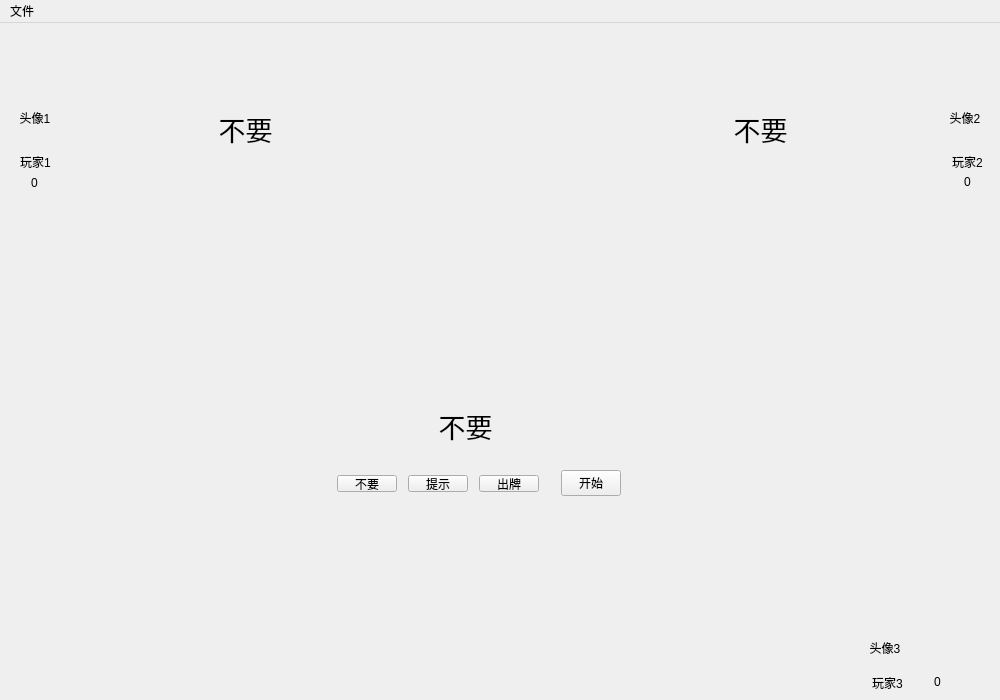
<?xml version="1.0" encoding="UTF-8"?>
<ui version="4.0">
 <class>MainWindow</class>
 <widget class="QMainWindow" name="MainWindow">
  <property name="geometry">
   <rect>
    <x>0</x>
    <y>0</y>
    <width>1000</width>
    <height>700</height>
   </rect>
  </property>
  <property name="windowTitle">
   <string>海天鹰斗地主</string>
  </property>
  <property name="windowIcon">
   <iconset resource="res.qrc">
    <normaloff>:/icons/icon.jpg</normaloff>:/icons/icon.jpg</iconset>
  </property>
  <widget class="QWidget" name="centralWidget">
   <widget class="QLabel" name="label_avatar1">
    <property name="geometry">
     <rect>
      <x>10</x>
      <y>70</y>
      <width>50</width>
      <height>50</height>
     </rect>
    </property>
    <property name="text">
     <string>头像1</string>
    </property>
    <property name="alignment">
     <set>Qt::AlignCenter</set>
    </property>
   </widget>
   <widget class="QLabel" name="label_avatar2">
    <property name="geometry">
     <rect>
      <x>940</x>
      <y>70</y>
      <width>50</width>
      <height>50</height>
     </rect>
    </property>
    <property name="text">
     <string>头像2</string>
    </property>
    <property name="alignment">
     <set>Qt::AlignCenter</set>
    </property>
   </widget>
   <widget class="QLabel" name="label_avatar3">
    <property name="geometry">
     <rect>
      <x>860</x>
      <y>600</y>
      <width>50</width>
      <height>50</height>
     </rect>
    </property>
    <property name="text">
     <string>头像3</string>
    </property>
    <property name="alignment">
     <set>Qt::AlignCenter</set>
    </property>
   </widget>
   <widget class="QWidget" name="horizontalLayoutWidget_2">
    <property name="geometry">
     <rect>
      <x>310</x>
      <y>430</y>
      <width>322</width>
      <height>61</height>
     </rect>
    </property>
    <layout class="QHBoxLayout" name="horizontalLayout_2">
     <item>
      <widget class="QWidget" name="horizontalWidget" native="true">
       <layout class="QHBoxLayout" name="horizontalLayout_play">
        <item>
         <widget class="QPushButton" name="pushButton_pass">
          <property name="maximumSize">
           <size>
            <width>60</width>
            <height>16777215</height>
           </size>
          </property>
          <property name="text">
           <string>不要</string>
          </property>
         </widget>
        </item>
        <item>
         <widget class="QPushButton" name="pushButton_hint">
          <property name="maximumSize">
           <size>
            <width>60</width>
            <height>16777215</height>
           </size>
          </property>
          <property name="text">
           <string>提示</string>
          </property>
         </widget>
        </item>
        <item>
         <widget class="QPushButton" name="pushButton_play">
          <property name="maximumSize">
           <size>
            <width>60</width>
            <height>16777215</height>
           </size>
          </property>
          <property name="text">
           <string>出牌</string>
          </property>
         </widget>
        </item>
       </layout>
      </widget>
     </item>
     <item>
      <widget class="QPushButton" name="pushButton_start">
       <property name="maximumSize">
        <size>
         <width>60</width>
         <height>16777215</height>
        </size>
       </property>
       <property name="text">
        <string>开始</string>
       </property>
      </widget>
     </item>
    </layout>
   </widget>
   <widget class="QLabel" name="label_player1">
    <property name="geometry">
     <rect>
      <x>10</x>
      <y>130</y>
      <width>51</width>
      <height>18</height>
     </rect>
    </property>
    <property name="text">
     <string>玩家1</string>
    </property>
    <property name="alignment">
     <set>Qt::AlignCenter</set>
    </property>
   </widget>
   <widget class="QLabel" name="label_player2">
    <property name="geometry">
     <rect>
      <x>940</x>
      <y>130</y>
      <width>55</width>
      <height>18</height>
     </rect>
    </property>
    <property name="text">
     <string>玩家2</string>
    </property>
    <property name="alignment">
     <set>Qt::AlignCenter</set>
    </property>
   </widget>
   <widget class="QLabel" name="label_player3">
    <property name="geometry">
     <rect>
      <x>860</x>
      <y>650</y>
      <width>55</width>
      <height>20</height>
     </rect>
    </property>
    <property name="text">
     <string>玩家3</string>
    </property>
    <property name="alignment">
     <set>Qt::AlignCenter</set>
    </property>
   </widget>
   <widget class="QLabel" name="label_score3">
    <property name="geometry">
     <rect>
      <x>910</x>
      <y>650</y>
      <width>55</width>
      <height>18</height>
     </rect>
    </property>
    <property name="text">
     <string>0</string>
    </property>
    <property name="alignment">
     <set>Qt::AlignCenter</set>
    </property>
   </widget>
   <widget class="QLabel" name="label_score1">
    <property name="geometry">
     <rect>
      <x>14</x>
      <y>150</y>
      <width>41</width>
      <height>20</height>
     </rect>
    </property>
    <property name="text">
     <string>0</string>
    </property>
    <property name="alignment">
     <set>Qt::AlignCenter</set>
    </property>
   </widget>
   <widget class="QLabel" name="label_score2">
    <property name="geometry">
     <rect>
      <x>940</x>
      <y>150</y>
      <width>55</width>
      <height>18</height>
     </rect>
    </property>
    <property name="text">
     <string>0</string>
    </property>
    <property name="alignment">
     <set>Qt::AlignCenter</set>
    </property>
   </widget>
   <widget class="QLabel" name="label_pass2">
    <property name="geometry">
     <rect>
      <x>730</x>
      <y>90</y>
      <width>61</width>
      <height>31</height>
     </rect>
    </property>
    <property name="font">
     <font>
      <pointsize>20</pointsize>
     </font>
    </property>
    <property name="text">
     <string>不要</string>
    </property>
    <property name="alignment">
     <set>Qt::AlignCenter</set>
    </property>
   </widget>
   <widget class="QLabel" name="label_pass3">
    <property name="geometry">
     <rect>
      <x>430</x>
      <y>387</y>
      <width>71</width>
      <height>31</height>
     </rect>
    </property>
    <property name="font">
     <font>
      <pointsize>20</pointsize>
      <weight>50</weight>
      <bold>false</bold>
     </font>
    </property>
    <property name="text">
     <string>不要</string>
    </property>
    <property name="alignment">
     <set>Qt::AlignCenter</set>
    </property>
   </widget>
   <widget class="QLabel" name="label_pass1">
    <property name="geometry">
     <rect>
      <x>210</x>
      <y>90</y>
      <width>71</width>
      <height>31</height>
     </rect>
    </property>
    <property name="font">
     <font>
      <pointsize>20</pointsize>
     </font>
    </property>
    <property name="text">
     <string>不要</string>
    </property>
    <property name="alignment">
     <set>Qt::AlignCenter</set>
    </property>
   </widget>
  </widget>
  <widget class="QMenuBar" name="menuBar">
   <property name="geometry">
    <rect>
     <x>0</x>
     <y>0</y>
     <width>1000</width>
     <height>23</height>
    </rect>
   </property>
   <widget class="QMenu" name="menu">
    <property name="title">
     <string>文件</string>
    </property>
    <addaction name="action_shuffle"/>
    <addaction name="action_quit"/>
   </widget>
   <addaction name="menu"/>
  </widget>
  <action name="action_shuffle">
   <property name="text">
    <string>洗牌</string>
   </property>
   <property name="shortcut">
    <string>F5</string>
   </property>
  </action>
  <action name="action_quit">
   <property name="text">
    <string>退出</string>
   </property>
   <property name="shortcut">
    <string>Ctrl+Q</string>
   </property>
  </action>
 </widget>
 <layoutdefault spacing="6" margin="11"/>
 <resources>
  <include location="res.qrc"/>
 </resources>
 <connections/>
</ui>
